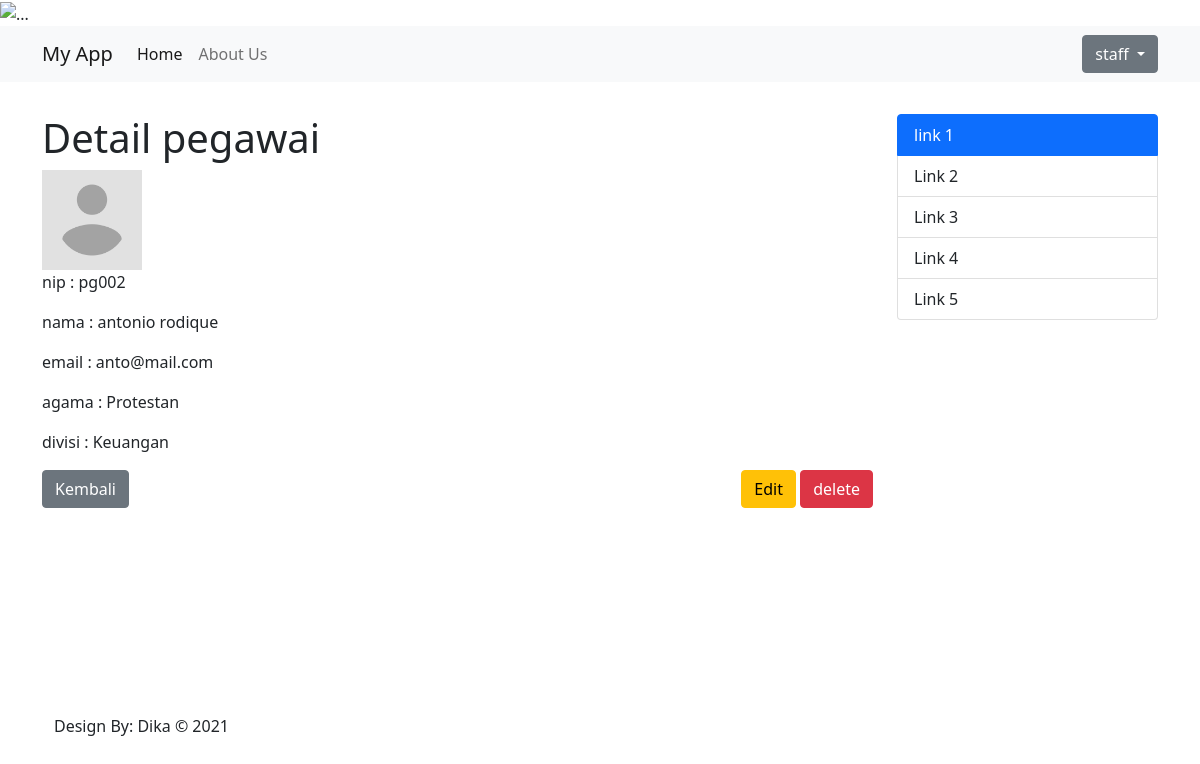
Page /index.php?hal=detail-data&id=2 (signed in) on the committed database.
### tables this page shows
CREATE TABLE `Pegawai` (
  `id` int(11) NOT NULL,
  `nip` varchar(5) NOT NULL,
  `nama` varchar(50) NOT NULL,
  `email` varchar(50) NOT NULL,
  `agama` enum('Islam','Protestan','Katolik','Hindu','Buddha','Konghucu') NOT NULL,
  `iddivisi` int(11) NOT NULL,
  `foto` varchar(50) NOT NULL
);

CREATE TABLE `Divisi` (
  `id` int(11) NOT NULL,
  `nama` varchar(50) NOT NULL
);

### config/koneksi.php (called while the page is built, shortened)
<?php
class Db {
    protected $servername = "localhost";
    protected $username = "root";
    protected $password = "";
    public function __construct() {
        try {
            $this->conn = new PDO("mysql:host=$this->servername;dbname=dbpegawai",$this->username, $this->password);
        } catch (PDOException $e) {
            echo "Connection failed: ", $e->getMessage();
        }
    }
}

### models/Pegawai.php (called while the page is built, shortened)
<?php
class Pegawai extends Db {
    public function getPegawai($id){
        $stmt = $this->conn->prepare("SELECT Pegawai.*, Divisi.id as divisiId, Divisi.nama as namaDivisi FROM Pegawai INNER JOIN Divisi ON Pegawai.iddivisi = Divisi.id WHERE Pegawai.id = :id");
        $stmt->bindParam(':id', $id);
        $stmt->execute();
        $stmt->setFetchMode(PDO::FETCH_ASSOC);
        return $stmt->fetch();
    }
}

### component/detail.php (the view, shortened to what this page needs)
<?php
require 'config/koneksi.php';
require 'models/Pegawai.php' ;
$pegawai = new Pegawai();
$dataPegawai = $pegawai->getPegawai($_GET['id']);
?>
<h1>Detail pegawai</h1>
<img style="width: 100px;" src="images/<?=$dataPegawai['foto']?>" alt="<?=$dataPegawai[ 'nama']?>">
<p>nip : <?=$dataPegawai["nip"]?></p>
<p>nama : <?=$dataPegawai[ 'nama']?></p>
<p>email : <?=$dataPegawai['email']?></p>
<p>agama : <?=$dataPegawai['agama']?></p>
<p>divisi : <?=$dataPegawai['namaDivisi']?></p>
<form action="controllers/pegawaiController.php" method="POST">
<div class="d-flex justify-content-between">
    <a href="index.php?hal=data-pegawai" class="btn btn-secondary">Kembali</a>
    <div>
        <a href="index.php?hal=edit-data&id=<?=$dataPegawai['id']?>" class="btn btn-warning">Edit</a>
        <?php if ($_SESSION['member']['role'] == "staff"): ?>
            <input type="submit" value="delete" name="delete" class="btn btn-danger" onclick="return confirm('Yakin mau di hapus ?')"/>
        <?php endif;?>
    </div>
</div>
</form>

### component/head.php (style rules this page uses)
body { overflow-x: hidden; }

### rows in the picture
pegawai: foto (picture), nip "pg002", nama "antonio rodique", email "anto@mail.com", agama "Protestan", iddivisi.nama "Keuangan"

### other values in the picture
$_SESSION['member']['fullname'] "staff"
